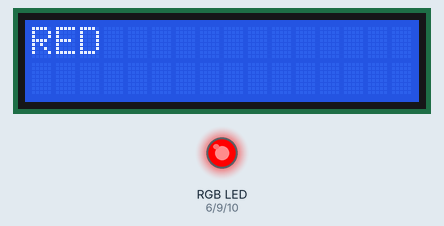
Simulated run of this sketch. Board: Arduino Uno, built with avr-gcc and run on an emulated ATmega328P. Shown: 16×2 character LCD, an RGB LED mixed from three pins (HIGH = lit).

Above: at 0.1 s.
At 1.1 s:
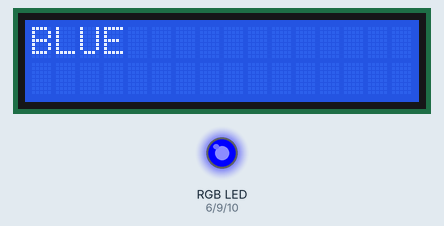
At 2.1 s:
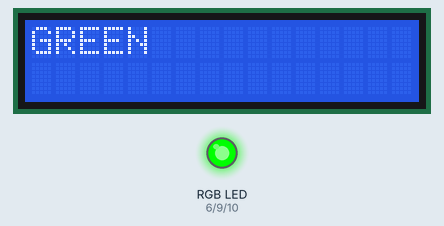
Timing chart, 0 to 130.0 s (numbered marks = the images above):
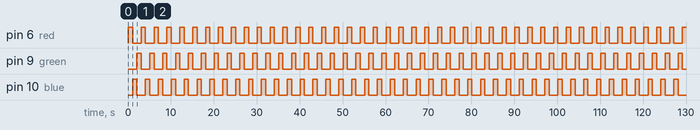

The sketch:

rgb_led_and_lcd1.ino
```cpp
#include <LiquidCrystal.h>

int red = 6 ;
int blue = 10 ;
int green = 9 ;

LiquidCrystal lcd(12, 11, 5, 4, 3, 2);

void redc()
{
 lcd.setCursor(0, 0);
 analogWrite(red, 255);
 analogWrite(blue, 0);
 analogWrite(green, 0);
 lcd.print("RED  ");
}

void bluec()
{
 lcd.setCursor(0, 0);
 analogWrite(red, 0);
 analogWrite(blue, 255);
 analogWrite(green, 0);
 lcd.print("BLUE ");
}

void greenc()
{
 lcd.setCursor(0, 0);
 analogWrite(red, 0);
 analogWrite(blue, 0);
 analogWrite(green, 255);
 lcd.print("GREEN");
}

void setup()
{
 pinMode(red,OUTPUT);
 lcd.begin(16, 2);
 pinMode(blue,OUTPUT);
 pinMode(green,OUTPUT);
}

void loop()
{
  redc();
  delay(1000);
  bluec();
  delay(1000);
  greenc();
  delay(1000);
}
```

Measured:
- by itself, pin 6 (red), pin 9 (green), pin 10 (blue): alternates HIGH for 1.0 s and LOW for 2.0 s
- by itself, everything shown: repeats every 3.0 s, in 3 steps
- what the display in image 1 shows lasts 1.0 s, from 1.1 s to 2.1 s
